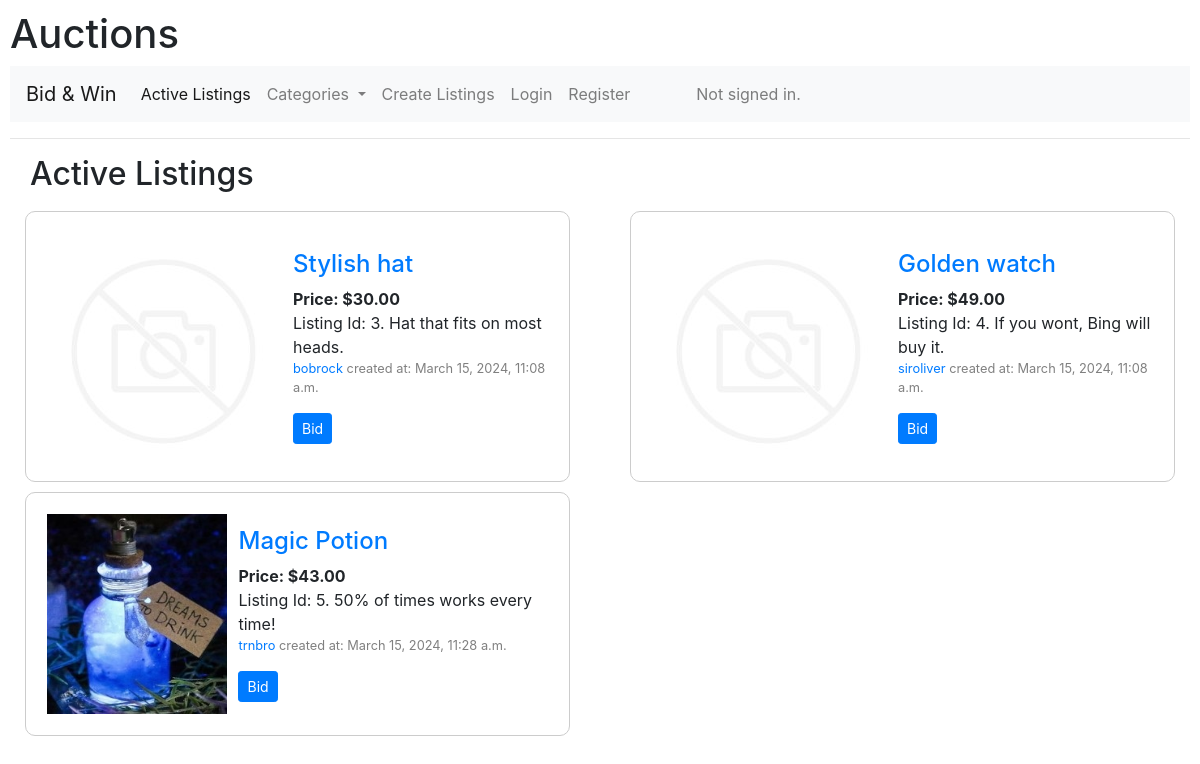
The page / on the database its author committed.
### auctions/models.py (models this page shows, shortened)
class Listing(models.Model):
    user = models.ForeignKey(User, on_delete=models.CASCADE)
    title = models.TextField(max_length=64)
    text = models.TextField(max_length=512)
    start_bid = models.DecimalField(max_digits=10, decimal_places=2, validators=[MinValueValidator(0)])
    image = models.ImageField(upload_to='listing_images/', default='no_image.jpg', validators=[validate_image_size], blank=True, null=True)
    created_at = models.DateTimeField(auto_now_add=True)
    updated_at = models.DateTimeField(auto_now=True)
    current_highest_bid = models.DecimalField(max_digits=10, decimal_places=2, default=0)
    is_active = models.BooleanField(default=True)
    winner = models.ForeignKey(User, on_delete=models.SET_NULL, null=True, blank=True, related_name='won_listings')
    category = models.ForeignKey(Category, on_delete=models.CASCADE)

class User(AbstractUser):
    pass

### auctions/views.py (the view)
# urls.py: path("", views.listing_list, name="index"),
def listing_list(request):
    listings = Listing.objects.all()
    return render(request, 'auctions/listing/index.html', {'listings': listings})

### auctions/templates/auctions/listing/index.html (shortened to what this page needs)
{% extends "auctions/layout.html" %}
{% block body %}
    <h2 style="padding-left: 20px; padding-bottom: 10px;">Active Listings</h2>
        {% for item in listings %}
        {% if item.is_active %}
        {% if forloop.counter0|divisibleby:2 %}
            <div class="row">
        {% endif %}
        <div class="col-md-6" style="padding-bottom: 10px; padding-right: 10px; padding-left: 10px;">
        <div class="listing_container">
            <table>
                <td>
                    {% if item.image %}
                        <a href="/auctions/listing/{{ item.id }}"><img src="{{ item.image.url }}" style="width: 200px; height: 200px;" alt="Listing Image" class="img-fluid"></a><br>
                    {% else %}
                        <img src="/media/listing_images/no_image.jpg" alt="Default Image">
                    {% endif %}
                </td>
                <td class="table_margin" style="padding-left: 10px;">
                    <h4><a href="/auctions/listing/{{ item.id }}">{{ item.title }}</a></h4>
                    <b>Price: ${{ item.start_bid }}</b></br>
                    Listing Id: {{ item.id }}. {{ item.text }}<br>
                    <p class="created_at"><a href="#">{{ item.user }}</a> created at: {{ item.created_at }}</p>
                    <form method="post" action="{% url 'listing_detail' item.pk %}">
                        <button type="submit" class="btn btn-primary btn-sm" value="Bid">Bid</button>
                    </form>
                </td>
            </table>
            </div>
        </div>
        <br>
        {% if forloop.counter|divisibleby:2 or forloop.last %}
            </div>
        {% endif %}
        {% endif %}
        {% endfor %}
{% endblock %}

### auctions/static/auctions/styles.css (style rules this page uses)
body { padding: 10px; }
.listing_container { border: 1px solid #ccc; border-radius: 10px; padding: 20px; margin-left: 20px; margin-right: 20px; }
.created_at { font-size: 0.8em; color: grey; }

### rows shown on the page
Listing: is_active True (drawn), title "Stylish hat", start_bid "30.00", id "3", text "Hat that fits on most heads.", user "bobrock", created_at "March 15, 2024, 11:08 a.m."
Listing: is_active True (drawn), title "Golden watch", start_bid "49.00", id "4", text "If you wont, Bing will buy it.", user "siroliver", created_at "March 15, 2024, 11:08 a.m."
Listing: image (picture), title "Magic Potion", start_bid "43.00", id "5", text "50% of times works every time!", user "trnbro", created_at "March 15, 2024, 11:28 a.m."
